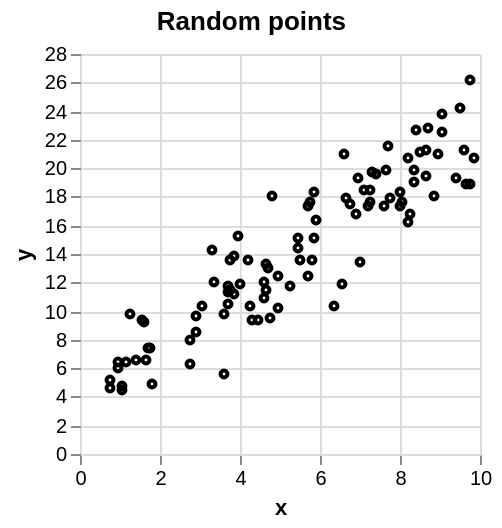

Notebook source saved alongside this figure:
### Markdown cell above
# ## Quick plots
#
# dedav4s adds methods to plot Scala collections directly. These fill the data of one of the specs that ship with
# dedav4s, and accept functions that modify the spec further, here to change its title:

### Code cell
import viz.extensions.*

val rng = new scala.util.Random(42)

val points = Seq.fill(100) {
  val x = rng.nextDouble() * 10
  x -> (2 * x + 3 + rng.nextGaussian() * 2)
}

points.plotScatter(List(spec => spec("title") = "Random points"))

### Figure 1 — Vega specification as saved in the notebook (floating-point values rounded to 4 significant figures)
{"$schema": "https://vega.github.io/schema/vega/v6.json", "axes": [{"domain": false, "grid": true, "orient": "bottom", "scale": "x", "tickCount": 5, "title": "x"}, {"domain": false, "grid": true, "orient": "left", "scale": "y", "title": "y", "titlePadding": 5}], "data": [{"name": "source", "values": [{"x": 7.276, "y": 19.76}, {"x": 2.771, "y": 6.239}, {"x": 6.655, "y": 17.85}, {"x": 2.757, "y": 8.013}, {"x": 4.637, "y": 11.47}, {"x": 3.866, "y": 13.89}, {"x": 1.774, "y": 7.416}, {"x": 8.26, "y": 16.85}, {"x": 1.722, "y": 7.488}, {"x": 5.71, "y": 17.42}, {"x": 5.8, "y": 13.62}, {"x": 4.177, "y": 13.55}, {"x": 9.74, "y": 26.15}, {"x": 2.917, "y": 8.499}, {"x": 9.499, "y": 24.21}, {"x": 3.691, "y": 11.33}, {"x": 3.603, "y": 5.641}, {"x": 4.727, "y": 9.472}, {"x": 4.69, "y": 12.95}, {"x": 8.339, "y": 19.07}, {"x": 4.603, "y": 10.95}, {"x": 1.793, "y": 4.845}, {"x": 8.657, "y": 19.41}, {"x": 6.329, "y": 10.32}, {"x": 6.999, "y": 13.41}, {"x": 3.71, "y": 11.81}, {"x": 8.718, "y": 22.87}, {"x": 3.744, "y": 11.41}, {"x": 6.972, "y": 19.29}, {"x": 4.634, "y": 13.24}, {"x": 3.056, "y": 10.39}, {"x": 1.263, "y": 9.843}, {"x": 4.973, "y": 12.5}, {"x": 3.958, "y": 15.21}, {"x": 9.402, "y": 19.34}, {"x": 7.705, "y": 21.53}, {"x": 8.94, "y": 21.02}, {"x": 0.7709, "y": 5.197}, {"x": 7.751, "y": 17.92}, {"x": 3.738, "y": 11.53}, {"x": 4.313, "y": 9.386}, {"x": 4.427, "y": 9.385}, {"x": 0.9645, "y": 5.991}, {"x": 8.054, "y": 17.68}, {"x": 1.398, "y": 6.574}, {"x": 9.675, "y": 18.84}, {"x": 9.045, "y": 23.85}, {"x": 8.352, "y": 19.89}, {"x": 5.835, "y": 18.37}, {"x": 1.158, "y": 6.424}, {"x": 5.885, "y": 16.42}, {"x": 3.826, "y": 11.18}, {"x": 9.036, "y": 22.51}, {"x": 9.622, "y": 21.21}, {"x": 3.975, "y": 11.91}, {"x": 8.217, "y": 16.27}, {"x": 6.592, "y": 21.01}, {"x": 3.615, "y": 9.73}, {"x": 7.38, "y": 19.58}, {"x": 7.58, "y": 17.34}, {"x": 7.261, "y": 17.62}, {"x": 3.761, "y": 13.61}, {"x": 8.628, "y": 21.24}, {"x": 8.001, "y": 17.3}, {"x": 7.254, "y": 18.49}, {"x": 8.503, "y": 21.09}, {"x": 9.85, "y": 20.77}, {"x": 5.429, "y": 14.45}, {"x": 1.527, "y": 9.413}, {"x": 3.286, "y": 14.33}, {"x": 7.201, "y": 17.34}, {"x": 1.029, "y": 4.786}, {"x": 1.039, "y": 4.549}, {"x": 3.365, "y": 11.99}, {"x": 4.232, "y": 10.33}, {"x": 1.662, "y": 6.585}, {"x": 4.822, "y": 18.01}, {"x": 7.112, "y": 18.5}, {"x": 6.764, "y": 17.52}, {"x": 2.899, "y": 9.599}, {"x": 3.695, "y": 10.48}, {"x": 9.75, "y": 18.83}, {"x": 5.719, "y": 12.4}, {"x": 5.492, "y": 13.63}, {"x": 5.767, "y": 17.63}, {"x": 8.181, "y": 20.67}, {"x": 8.838, "y": 18.12}, {"x": 8.401, "y": 22.74}, {"x": 0.9686, "y": 6.451}, {"x": 5.863, "y": 15.14}, {"x": 1.611, "y": 9.263}, {"x": 0.7471, "y": 4.685}, {"x": 4.958, "y": 10.28}, {"x": 6.891, "y": 16.76}, {"x": 6.528, "y": 11.93}, {"x": 7.671, "y": 19.83}, {"x": 5.257, "y": 11.82}, {"x": 5.472, "y": 15.06}, {"x": 4.605, "y": 11.99}, {"x": 7.976, "y": 18.33}]}], "description": "A basic scatter plot example depicting automobile statistics.", "height": 200, "marks": [{"encode": {"update": {"fill": {"value": "transparent"}, "opacity": {"value": 1}, "shape": {"value": "circle"}, "size": {"value": 12}, "stroke": {"value": "black"}, "strokeWidth": {"value": 2}, "x": {"field": "x", "scale": "x"}, "y": {"field": "y", "scale": "y"}}}, "from": {"data": "source"}, "name": "marks", "type": "symbol"}], "padding": 5, "scales": [{"domain": {"data": "source", "field": "x"}, "name": "x", "nice": true, "range": "width", "round": true, "type": "linear", "zero": true}, {"domain": {"data": "source", "field": "y"}, "name": "y", "nice": true, "range": "height", "round": true, "type": "linear", "zero": true}], "title": "Random points", "width": 200}
